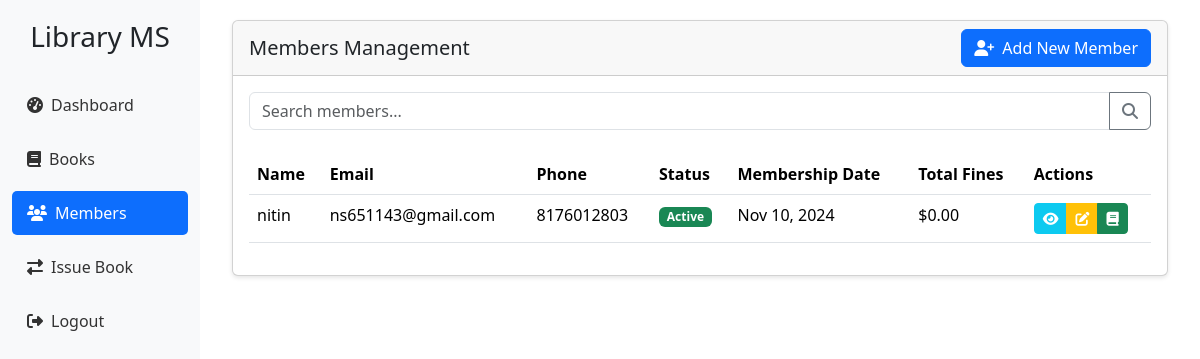
The app's page /library/members/ (signed in) with its own data.
### app/models.py (models this page shows, shortened)
class Member(models.Model):
    STATUS_CHOICES = [
        ('ACTIVE', 'Active'),
        ('INACTIVE', 'Inactive'),
        ('SUSPENDED', 'Suspended'),
    ]
    name = models.CharField(max_length=100)
    email = models.EmailField(unique=True)
    phone = models.CharField(max_length=15)
    address = models.TextField()
    membership_date = models.DateTimeField(auto_now_add=True)
    status = models.CharField(max_length=20, choices=STATUS_CHOICES, default='ACTIVE')
    total_fines = models.DecimalField(max_digits=10, decimal_places=2, default=0.00)
    class Meta:
        ordering = ['name']
        verbose_name = 'Member'
        verbose_name_plural = 'Members'

### app/views.py (the view)
# urls.py: path('members/', views.MemberListView.as_view(), name='member-list'),
class MemberListView(LoginRequiredMixin, ListView):
    model = Member
    template_name = 'app/member_list.html'
    context_object_name = 'members'
    paginate_by = 10
    def get_queryset(self):
        query = self.request.GET.get('q')
        if query:
            return Member.objects.filter(
                Q(name__icontains=query) |
                Q(email__icontains=query) |
                Q(phone__icontains=query)
            ).order_by('name')
        return Member.objects.all().order_by('name')

### app/templates/app/member_list.html (shortened to what this page needs)
{% extends 'app/base.html' %}
{% block content %}
<div class="container-fluid">
    <div class="card">
        <div class="card-header d-flex justify-content-between align-items-center">
            <h5 class="card-title mb-0">Members Management</h5>
            <a href="{% url 'app:member-add' %}" class="btn btn-primary">
                <i class="fas fa-user-plus me-2"></i>Add New Member
            </a>
        </div>
        <div class="card-body">
            <form method="get" class="mb-4">
                <div class="input-group">
                    <input type="text" name="q" class="form-control" placeholder="Search members..."
                           value="{{ request.GET.q|default:'' }}">
                    <button class="btn btn-outline-secondary" type="submit">
                        <i class="fas fa-search"></i>
                    </button>
                </div>
            </form>
            <div class="table-responsive">
                <table class="table table-hover">
                    <thead>
                        <tr>
                            <th>Name</th>
                            <th>Email</th>
                            <th>Phone</th>
                            <th>Status</th>
                            <th>Membership Date</th>
                            <th>Total Fines</th>
                            <th>Actions</th>
                        </tr>
                    </thead>
                    <tbody>
                        {% for member in members %}
                        <tr>
                            <td>{{ member.name }}</td>
                            <td>{{ member.email }}</td>
                            <td>{{ member.phone }}</td>
                            <td>
                                <span class="badge {% if member.status == 'ACTIVE' %}bg-success
                                                  {% elif member.status == 'INACTIVE' %}bg-secondary
                                                  {% else %}bg-danger{% endif %}">
                                    {{ member.get_status_display }}
                                </span>
                            </td>
                            <td>{{ member.membership_date|date:"M d, Y" }}</td>
                            <td>
                                {% if member.total_fines > 0 %}
                                    <span class="text-danger">${{ member.total_fines }}</span>
                                {% else %}
                                    $0.00
                                {% endif %}
                            </td>
                            <td>
                                <div class="btn-group">
                                    <a href="{% url 'app:member-detail' member.pk %}"
                                       class="btn btn-sm btn-info text-white"
                                       title="View Details">
                                        <i class="fas fa-eye"></i>
                                    </a>
                                    <a href="{% url 'app:member-edit' member.pk %}"
                                       class="btn btn-sm btn-warning text-white"
                                       title="Edit">
                                        <i class="fas fa-edit"></i>
                                    </a>
                                    {% if member.status == 'ACTIVE' %}
                                    <a href="{% url 'app:issue-book' %}?member={{ member.pk }}"
                                       class="btn btn-sm btn-success"
                                       title="Issue Book">
                                        <i class="fas fa-book"></i>
                                    </a>
                                    {% endif %}
                                </div>
                            </td>
                        </tr>
                        {% empty %}
                        <tr>
                            <td colspan="7" class="text-center">No members found</td>
                        </tr>
                        {% endfor %}
                    </tbody>
                </table>
            </div>
        </div>
    </div>
</div>
{% endblock %}

### app/templates/app/base.html (style rules this page uses)
.card { margin-bottom: 20px; box-shadow: 0 2px 4px rgba(0,0,0,0.1); }
.table-responsive { margin-top: 20px; }

### records on screen
Member: name "nitin", email "ns651143@gmail.com", phone "8176012803", status "Active", membership_date "Nov 10, 2024", total_fines "$0.00"
